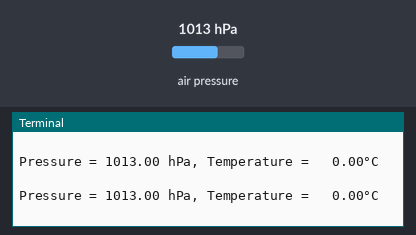
Bench run of a program on a simulated Raspberry Pi (BCM pin numbers). Parts: the last lines printed to the terminal. The test bench sets the inputs (shaded band); at power-on: air pressure 1013 hPa. The interpreter's speed is modelled, so counts of loop turns are approximate.

Above: at 1.2 s.
1.3 s: air pressure set to 952 hPa
At 1.35 s:
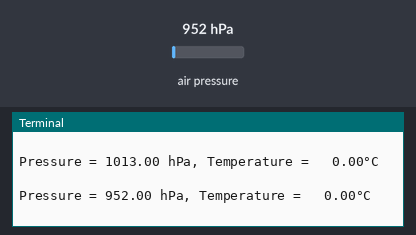
2.8 s: air pressure set to 975 hPa
At 2.9 s:
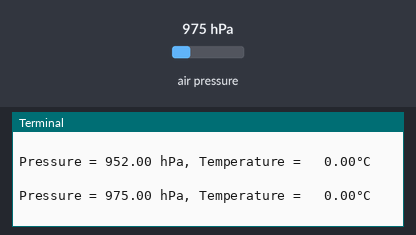
Timing chart, 0 to 5.8 s (numbered marks = the images above; inputs shaded):
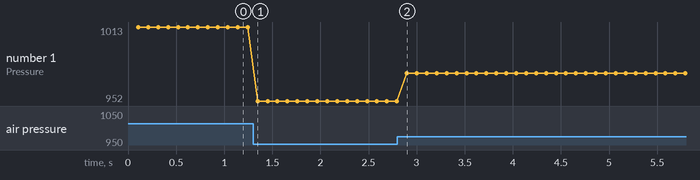

Measured:
- after the input at 1.3 s, the terminal: prints a new line after 0.05 s (image 1)
- after the input at 2.8 s, the terminal: prints a new line after 0.10 s (image 2)
- plotted number 1: 1013 → 952 after the input at 1.3 s, 952 → 975 after the input at 2.8 s

The program:

LPS22HB.py
```python
#!/usr/bin/python
# -*- coding:utf-8 -*-
import time

try:
    import smbus
except ImportError:
    smbus = None

u8Buf = [0, 0, 0]

# i2c address
LPS22HB_I2C_ADDRESS = 0x5C
#
LPS_ID = 0xB1
# Register
LPS_INT_CFG = 0x0B  # Interrupt register
LPS_THS_P_L = 0x0C  # Pressure threshold registers
LPS_THS_P_H = 0x0D
LPS_WHO_AM_I = 0x0F  # Who am I
LPS_CTRL_REG1 = 0x10  # Control registers
LPS_CTRL_REG2 = 0x11
LPS_CTRL_REG3 = 0x12
LPS_FIFO_CTRL = 0x14  # FIFO configuration register
LPS_REF_P_XL = 0x15  # Reference pressure registers
LPS_REF_P_L = 0x16
LPS_REF_P_H = 0x17
LPS_RPDS_L = 0x18  # Pressure offset registers
LPS_RPDS_H = 0x19
LPS_RES_CONF = 0x1A  # Resolution register
LPS_INT_SOURCE = 0x25  # Interrupt register
LPS_FIFO_STATUS = 0x26  # FIFO status register
LPS_STATUS = 0x27  # Status register
LPS_PRESS_OUT_XL = 0x28  # Pressure output registers
LPS_PRESS_OUT_L = 0x29
LPS_PRESS_OUT_H = 0x2A
LPS_TEMP_OUT_L = 0x2B  # Temperature output registers
LPS_TEMP_OUT_H = 0x2C
LPS_RES = 0x33  # Filter reset register


class LPS22HB(object):
    def __init__(self, address=LPS22HB_I2C_ADDRESS):
        if smbus is None:
            return

        self._address = address
        self._bus = smbus.SMBus(1)
        self.LPS22HB_RESET()  # Wait for reset to complete
        self._write_byte(
            LPS_CTRL_REG1, 0x02
        )  # Low-pass filter disabled , output registers not updated until MSB and LSB have been read , Enable Block Data Update , Set Output Data Rate to 0

    def LPS22HB_RESET(self):
        Buf = self._read_u16(LPS_CTRL_REG2)
        Buf |= 0x04
        self._write_byte(LPS_CTRL_REG2, Buf)  # SWRESET Set 1
        while Buf:
            Buf = self._read_u16(LPS_CTRL_REG2)
            Buf &= 0x04

    def LPS22HB_START_ONESHOT(self):
        Buf = self._read_u16(LPS_CTRL_REG2)
        Buf |= 0x01  # ONE_SHOT Set 1
        self._write_byte(LPS_CTRL_REG2, Buf)

    def _read_byte(self, cmd):
        return self._bus.read_byte_data(self._address, cmd)

    def _read_u16(self, cmd):
        LSB = self._bus.read_byte_data(self._address, cmd)
        MSB = self._bus.read_byte_data(self._address, cmd + 1)
        return (MSB << 8) + LSB

    def _write_byte(self, cmd, val):
        self._bus.write_byte_data(self._address, cmd, val)

    @property
    def pressure(self):
        u8Buf = [0, 0, 0]
        self.LPS22HB_START_ONESHOT()
        u8Buf[0] = self._read_byte(LPS_PRESS_OUT_XL)
        u8Buf[1] = self._read_byte(LPS_PRESS_OUT_L)
        u8Buf[2] = self._read_byte(LPS_PRESS_OUT_H)
        return ((u8Buf[2] << 16) + (u8Buf[1] << 8) + u8Buf[0]) / 4096.0

    @property
    def temperature(self):
        u8Buf = [0, 0, 0]
        self.LPS22HB_START_ONESHOT()
        u8Buf[0] = lps22hb._read_byte(LPS_TEMP_OUT_L)
        u8Buf[1] = lps22hb._read_byte(LPS_TEMP_OUT_H)
        return ((u8Buf[1] << 8) + u8Buf[0]) / 100.0


if __name__ == "__main__":
    print("\nPressure Sensor Test Program ...\n")
    PRESS_DATA = TEMP_DATA = 0
    lps22hb = LPS22HB()

    while True:
        try:
            time.sleep(0.1)

            if (lps22hb._read_byte(LPS_STATUS) & 0x01) == 0x01:
                PRESS_DATA = lps22hb.pressure
            elif (lps22hb._read_byte(LPS_STATUS) & 0x02) == 0x02:
                TEMP_DATA = lps22hb.temperature

            print(
                f"Pressure = {PRESS_DATA:6.2f} hPa, Temperature = {TEMP_DATA:6.2f}°C\n"
            )
        except KeyboardInterrupt:
            print("\nProgram end")
            break
```
